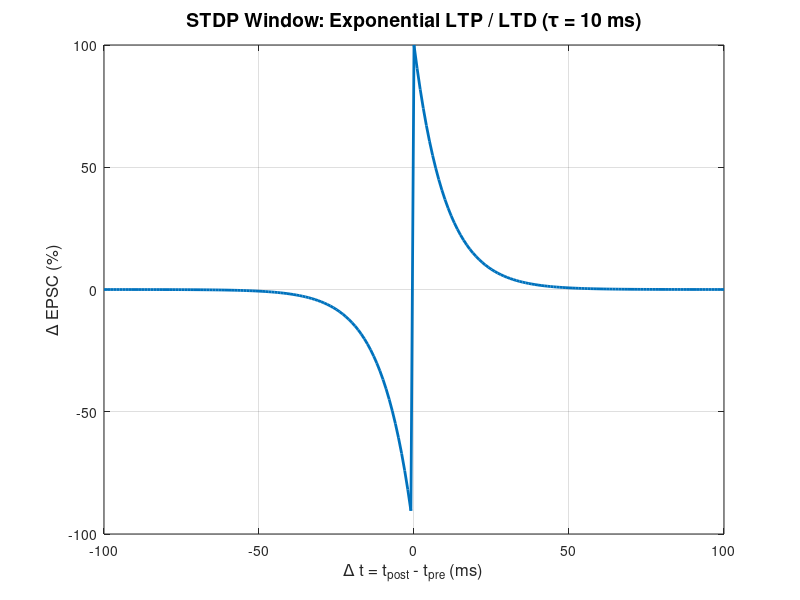

This figure's MATLAB source:
%% Problem 1d: STDP Learning Window
% Compute and plot ΔEPSC (%) vs. Δt = t_post – t_pre over [-100,100] ms
% using exponential STDP with τ₊ = τ₋ = 10 ms and amplitudes ±100%.

clear; close all;

%% 1) STDP parameters
A_plus  = 100;    % maximum potentiation (%)
A_minus = 100;    % maximum depression (%)
tau_plus  = 10;   % LTP time constant (ms)
tau_minus = 10;   % LTD time constant (ms)

%% 2) Timing vector
dt       = 1;                % resolution (ms)
dT       = -100:dt:100;      % Δt = t_post - t_pre
nPoints  = numel(dT);

%% 3) Compute ΔEPSC (%) for each Δt
deltaEPSC = zeros(size(dT));
for i = 1:nPoints
    if dT(i) > 0
        % post after pre → potentiation
        deltaEPSC(i) = A_plus * exp(-dT(i)/tau_plus);
    elseif dT(i) < 0
        % pre after post → depression
        deltaEPSC(i) = -A_minus * exp(dT(i)/tau_minus);
    else
        % Δt = 0, peak LTP
        deltaEPSC(i) =  A_plus;
    end
end

%% 4) Plot the STDP window
figure('Name','STDP Learning Window','NumberTitle','off');
plot(dT, deltaEPSC, 'LineWidth',2);
xlabel('\Delta t = t_{post} - t_{pre} (ms)', 'FontSize',12);
ylabel('\Delta EPSC (%)', 'FontSize',12);
title('STDP Window: Exponential LTP / LTD (\tau = 10 ms)', 'FontSize',14);
grid on;
